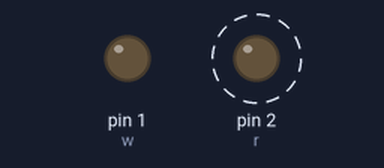
Bench run of a sketch on a simulated Arduino Uno, built with avr-gcc and run on an emulated ATmega328P. Parts: output pins drawn as LEDs (lit = HIGH). Dashed ring = blinking.

Above: at 0.8 s.
At 5.05 s:
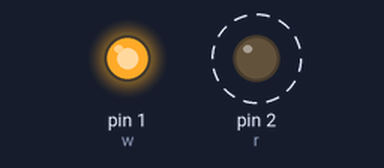
Timing chart, 0 to 5.5 s (numbered marks = the images above):
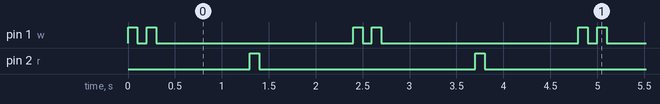

Measured:
- by itself, pin 1 (w): repeats every 2.4 s: LOW 0.10 s, HIGH 0.10 s, LOW 2.1 s, HIGH 0.10 s
- by itself, pin 2 (r): alternates HIGH for 0.10 s and LOW for 2.3 s
- by itself, everything shown: repeats every 2.4 s, in 6 steps

The sketch:

blinker.ino
```cpp
int w = 1;
int r = 2;

void setup() {
  pinMode(w, OUTPUT);
  pinMode(r, OUTPUT);
}

void loop() {
  digitalWrite(w, HIGH);
  delay(100);
  digitalWrite(w, LOW);
  delay(100);
  digitalWrite(w, HIGH);
  delay(100);
  digitalWrite(w, LOW);
  delay(1000);
  digitalWrite(r, HIGH);
  delay(100);
  digitalWrite(r, LOW);
  delay(1000);
}
```
